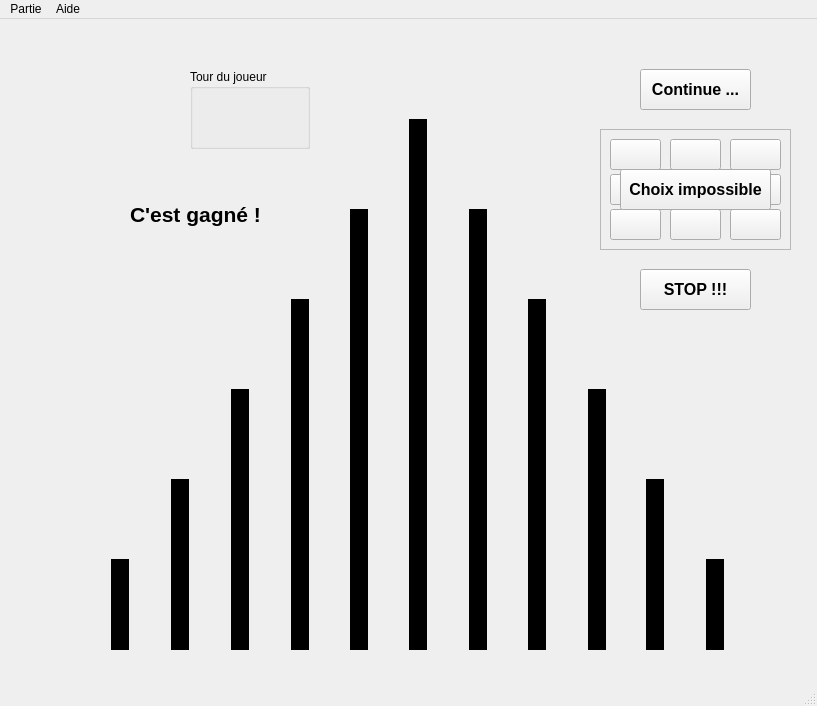
<?xml version="1.0" encoding="UTF-8"?>
<ui version="4.0">
 <author>Matthieu Mureau</author>
 <class>MainWindow</class>
 <widget class="QMainWindow" name="MainWindow">
  <property name="windowModality">
   <enum>Qt::NonModal</enum>
  </property>
  <property name="geometry">
   <rect>
    <x>0</x>
    <y>0</y>
    <width>817</width>
    <height>706</height>
   </rect>
  </property>
  <property name="sizePolicy">
   <sizepolicy hsizetype="Fixed" vsizetype="Fixed">
    <horstretch>0</horstretch>
    <verstretch>0</verstretch>
   </sizepolicy>
  </property>
  <property name="minimumSize">
   <size>
    <width>817</width>
    <height>706</height>
   </size>
  </property>
  <property name="maximumSize">
   <size>
    <width>817</width>
    <height>706</height>
   </size>
  </property>
  <property name="windowTitle">
   <string extracomment="Jeu Can't Stop">Can't Stop</string>
  </property>
  <property name="windowIcon">
   <iconset resource="ressources/images.qrc">
    <normaloff>:/interface/De5.png</normaloff>:/interface/De5.png</iconset>
  </property>
  <property name="animated">
   <bool>true</bool>
  </property>
  <property name="documentMode">
   <bool>false</bool>
  </property>
  <widget class="QWidget" name="centralwidget">
   <property name="autoFillBackground">
    <bool>false</bool>
   </property>
   <widget class="QLabel" name="Plateau">
    <property name="enabled">
     <bool>true</bool>
    </property>
    <property name="geometry">
     <rect>
      <x>0</x>
      <y>0</y>
      <width>821</width>
      <height>661</height>
     </rect>
    </property>
    <property name="text">
     <string/>
    </property>
    <property name="pixmap">
     <pixmap resource="ressources/images.qrc">:/interface/plateau_soft.jpg</pixmap>
    </property>
   </widget>
   <widget class="QLabel" name="DeA">
    <property name="geometry">
     <rect>
      <x>50</x>
      <y>50</y>
      <width>40</width>
      <height>40</height>
     </rect>
    </property>
    <property name="focusPolicy">
     <enum>Qt::NoFocus</enum>
    </property>
    <property name="text">
     <string/>
    </property>
    <property name="pixmap">
     <pixmap resource="ressources/images.qrc">:/interface/De.png</pixmap>
    </property>
    <property name="scaledContents">
     <bool>true</bool>
    </property>
   </widget>
   <widget class="QLabel" name="DeB">
    <property name="geometry">
     <rect>
      <x>50</x>
      <y>110</y>
      <width>40</width>
      <height>40</height>
     </rect>
    </property>
    <property name="text">
     <string/>
    </property>
    <property name="pixmap">
     <pixmap resource="ressources/images.qrc">:/interface/De.png</pixmap>
    </property>
    <property name="scaledContents">
     <bool>true</bool>
    </property>
   </widget>
   <widget class="QLabel" name="DeC">
    <property name="geometry">
     <rect>
      <x>110</x>
      <y>50</y>
      <width>40</width>
      <height>40</height>
     </rect>
    </property>
    <property name="text">
     <string/>
    </property>
    <property name="pixmap">
     <pixmap resource="ressources/images.qrc">:/interface/De.png</pixmap>
    </property>
    <property name="scaledContents">
     <bool>true</bool>
    </property>
   </widget>
   <widget class="QLabel" name="DeD">
    <property name="geometry">
     <rect>
      <x>110</x>
      <y>110</y>
      <width>40</width>
      <height>40</height>
     </rect>
    </property>
    <property name="focusPolicy">
     <enum>Qt::NoFocus</enum>
    </property>
    <property name="text">
     <string/>
    </property>
    <property name="pixmap">
     <pixmap resource="ressources/images.qrc">:/interface/De.png</pixmap>
    </property>
    <property name="scaledContents">
     <bool>true</bool>
    </property>
   </widget>
   <widget class="QPushButton" name="Continue">
    <property name="geometry">
     <rect>
      <x>640</x>
      <y>50</y>
      <width>111</width>
      <height>41</height>
     </rect>
    </property>
    <property name="font">
     <font>
      <pointsize>12</pointsize>
      <weight>75</weight>
      <bold>true</bold>
     </font>
    </property>
    <property name="text">
     <string>Continue ...</string>
    </property>
   </widget>
   <widget class="QPushButton" name="Stop">
    <property name="geometry">
     <rect>
      <x>640</x>
      <y>250</y>
      <width>111</width>
      <height>41</height>
     </rect>
    </property>
    <property name="font">
     <font>
      <pointsize>12</pointsize>
      <weight>75</weight>
      <bold>true</bold>
     </font>
    </property>
    <property name="text">
     <string>STOP !!!</string>
    </property>
   </widget>
   <widget class="QGroupBox" name="groupBox">
    <property name="geometry">
     <rect>
      <x>190</x>
      <y>50</y>
      <width>120</width>
      <height>80</height>
     </rect>
    </property>
    <property name="title">
     <string>Tour du joueur</string>
    </property>
    <widget class="QLabel" name="JoueurCourant">
     <property name="geometry">
      <rect>
       <x>40</x>
       <y>30</y>
       <width>41</width>
       <height>41</height>
      </rect>
     </property>
     <property name="text">
      <string/>
     </property>
     <property name="pixmap">
      <pixmap resource="ressources/images.qrc">:/interface/PionBlanc.png</pixmap>
     </property>
     <property name="scaledContents">
      <bool>true</bool>
     </property>
    </widget>
   </widget>
   <widget class="QFrame" name="frame">
    <property name="geometry">
     <rect>
      <x>600</x>
      <y>110</y>
      <width>191</width>
      <height>121</height>
     </rect>
    </property>
    <property name="frameShape">
     <enum>QFrame::StyledPanel</enum>
    </property>
    <property name="frameShadow">
     <enum>QFrame::Sunken</enum>
    </property>
    <widget class="QPushButton" name="Choix_1_0">
     <property name="geometry">
      <rect>
       <x>70</x>
       <y>10</y>
       <width>51</width>
       <height>31</height>
      </rect>
     </property>
     <property name="font">
      <font>
       <weight>75</weight>
       <bold>true</bold>
      </font>
     </property>
     <property name="text">
      <string/>
     </property>
     <property name="checkable">
      <bool>false</bool>
     </property>
     <property name="checked">
      <bool>false</bool>
     </property>
    </widget>
    <widget class="QPushButton" name="Choix_2_0">
     <property name="geometry">
      <rect>
       <x>70</x>
       <y>45</y>
       <width>51</width>
       <height>31</height>
      </rect>
     </property>
     <property name="font">
      <font>
       <weight>75</weight>
       <bold>true</bold>
      </font>
     </property>
     <property name="text">
      <string/>
     </property>
     <property name="checkable">
      <bool>false</bool>
     </property>
     <property name="checked">
      <bool>false</bool>
     </property>
    </widget>
    <widget class="QPushButton" name="Choix_3_0">
     <property name="geometry">
      <rect>
       <x>70</x>
       <y>80</y>
       <width>51</width>
       <height>31</height>
      </rect>
     </property>
     <property name="font">
      <font>
       <weight>75</weight>
       <bold>true</bold>
      </font>
     </property>
     <property name="text">
      <string/>
     </property>
     <property name="checkable">
      <bool>false</bool>
     </property>
     <property name="checked">
      <bool>false</bool>
     </property>
    </widget>
    <widget class="QPushButton" name="Choix_2_1">
     <property name="geometry">
      <rect>
       <x>10</x>
       <y>45</y>
       <width>51</width>
       <height>31</height>
      </rect>
     </property>
     <property name="font">
      <font>
       <weight>75</weight>
       <bold>true</bold>
      </font>
     </property>
     <property name="text">
      <string/>
     </property>
     <property name="checkable">
      <bool>false</bool>
     </property>
     <property name="checked">
      <bool>false</bool>
     </property>
    </widget>
    <widget class="QPushButton" name="Choix_3_1">
     <property name="geometry">
      <rect>
       <x>10</x>
       <y>80</y>
       <width>51</width>
       <height>31</height>
      </rect>
     </property>
     <property name="font">
      <font>
       <weight>75</weight>
       <bold>true</bold>
      </font>
     </property>
     <property name="text">
      <string/>
     </property>
     <property name="checkable">
      <bool>false</bool>
     </property>
     <property name="checked">
      <bool>false</bool>
     </property>
    </widget>
    <widget class="QPushButton" name="Choix_1_1">
     <property name="geometry">
      <rect>
       <x>10</x>
       <y>10</y>
       <width>51</width>
       <height>31</height>
      </rect>
     </property>
     <property name="font">
      <font>
       <weight>75</weight>
       <bold>true</bold>
      </font>
     </property>
     <property name="text">
      <string/>
     </property>
     <property name="checkable">
      <bool>false</bool>
     </property>
     <property name="checked">
      <bool>false</bool>
     </property>
    </widget>
    <widget class="QPushButton" name="Choix_2_2">
     <property name="geometry">
      <rect>
       <x>130</x>
       <y>45</y>
       <width>51</width>
       <height>31</height>
      </rect>
     </property>
     <property name="font">
      <font>
       <weight>75</weight>
       <bold>true</bold>
      </font>
     </property>
     <property name="text">
      <string/>
     </property>
     <property name="checkable">
      <bool>false</bool>
     </property>
     <property name="checked">
      <bool>false</bool>
     </property>
    </widget>
    <widget class="QPushButton" name="Choix_1_2">
     <property name="geometry">
      <rect>
       <x>130</x>
       <y>10</y>
       <width>51</width>
       <height>31</height>
      </rect>
     </property>
     <property name="font">
      <font>
       <weight>75</weight>
       <bold>true</bold>
      </font>
     </property>
     <property name="text">
      <string/>
     </property>
     <property name="checkable">
      <bool>false</bool>
     </property>
     <property name="checked">
      <bool>false</bool>
     </property>
    </widget>
    <widget class="QPushButton" name="Choix_3_2">
     <property name="geometry">
      <rect>
       <x>130</x>
       <y>80</y>
       <width>51</width>
       <height>31</height>
      </rect>
     </property>
     <property name="font">
      <font>
       <weight>75</weight>
       <bold>true</bold>
      </font>
     </property>
     <property name="text">
      <string/>
     </property>
     <property name="checkable">
      <bool>false</bool>
     </property>
     <property name="checked">
      <bool>false</bool>
     </property>
    </widget>
    <widget class="QPushButton" name="Echec">
     <property name="geometry">
      <rect>
       <x>20</x>
       <y>40</y>
       <width>151</width>
       <height>41</height>
      </rect>
     </property>
     <property name="font">
      <font>
       <pointsize>12</pointsize>
       <weight>75</weight>
       <bold>true</bold>
      </font>
     </property>
     <property name="text">
      <string>Choix impossible</string>
     </property>
    </widget>
   </widget>
   <widget class="QLabel" name="Gagne">
    <property name="enabled">
     <bool>true</bool>
    </property>
    <property name="geometry">
     <rect>
      <x>130</x>
      <y>180</y>
      <width>151</width>
      <height>31</height>
     </rect>
    </property>
    <property name="font">
     <font>
      <pointsize>16</pointsize>
      <weight>75</weight>
      <bold>true</bold>
     </font>
    </property>
    <property name="text">
     <string>C'est gagné !</string>
    </property>
    <property name="textFormat">
     <enum>Qt::RichText</enum>
    </property>
   </widget>
   <widget class="Line" name="Echelle_2">
    <property name="geometry">
     <rect>
      <x>100</x>
      <y>540</y>
      <width>41</width>
      <height>91</height>
     </rect>
    </property>
    <property name="minimumSize">
     <size>
      <width>0</width>
      <height>0</height>
     </size>
    </property>
    <property name="sizeIncrement">
     <size>
      <width>0</width>
      <height>0</height>
     </size>
    </property>
    <property name="frameShadow">
     <enum>QFrame::Plain</enum>
    </property>
    <property name="lineWidth">
     <number>18</number>
    </property>
    <property name="orientation">
     <enum>Qt::Vertical</enum>
    </property>
   </widget>
   <widget class="Line" name="Echelle_3">
    <property name="geometry">
     <rect>
      <x>160</x>
      <y>460</y>
      <width>41</width>
      <height>171</height>
     </rect>
    </property>
    <property name="minimumSize">
     <size>
      <width>0</width>
      <height>0</height>
     </size>
    </property>
    <property name="sizeIncrement">
     <size>
      <width>0</width>
      <height>0</height>
     </size>
    </property>
    <property name="frameShadow">
     <enum>QFrame::Plain</enum>
    </property>
    <property name="lineWidth">
     <number>18</number>
    </property>
    <property name="orientation">
     <enum>Qt::Vertical</enum>
    </property>
   </widget>
   <widget class="Line" name="Echelle_4">
    <property name="geometry">
     <rect>
      <x>220</x>
      <y>370</y>
      <width>41</width>
      <height>261</height>
     </rect>
    </property>
    <property name="minimumSize">
     <size>
      <width>0</width>
      <height>0</height>
     </size>
    </property>
    <property name="sizeIncrement">
     <size>
      <width>0</width>
      <height>0</height>
     </size>
    </property>
    <property name="frameShadow">
     <enum>QFrame::Plain</enum>
    </property>
    <property name="lineWidth">
     <number>18</number>
    </property>
    <property name="orientation">
     <enum>Qt::Vertical</enum>
    </property>
   </widget>
   <widget class="Line" name="Echelle_5">
    <property name="geometry">
     <rect>
      <x>280</x>
      <y>280</y>
      <width>41</width>
      <height>351</height>
     </rect>
    </property>
    <property name="minimumSize">
     <size>
      <width>0</width>
      <height>0</height>
     </size>
    </property>
    <property name="sizeIncrement">
     <size>
      <width>0</width>
      <height>0</height>
     </size>
    </property>
    <property name="frameShadow">
     <enum>QFrame::Plain</enum>
    </property>
    <property name="lineWidth">
     <number>18</number>
    </property>
    <property name="orientation">
     <enum>Qt::Vertical</enum>
    </property>
   </widget>
   <widget class="Line" name="Echelle_6">
    <property name="geometry">
     <rect>
      <x>339</x>
      <y>190</y>
      <width>41</width>
      <height>441</height>
     </rect>
    </property>
    <property name="minimumSize">
     <size>
      <width>0</width>
      <height>0</height>
     </size>
    </property>
    <property name="sizeIncrement">
     <size>
      <width>0</width>
      <height>0</height>
     </size>
    </property>
    <property name="frameShadow">
     <enum>QFrame::Plain</enum>
    </property>
    <property name="lineWidth">
     <number>18</number>
    </property>
    <property name="orientation">
     <enum>Qt::Vertical</enum>
    </property>
   </widget>
   <widget class="Line" name="Echelle_7">
    <property name="geometry">
     <rect>
      <x>398</x>
      <y>100</y>
      <width>41</width>
      <height>531</height>
     </rect>
    </property>
    <property name="minimumSize">
     <size>
      <width>0</width>
      <height>0</height>
     </size>
    </property>
    <property name="sizeIncrement">
     <size>
      <width>0</width>
      <height>0</height>
     </size>
    </property>
    <property name="frameShadow">
     <enum>QFrame::Plain</enum>
    </property>
    <property name="lineWidth">
     <number>18</number>
    </property>
    <property name="orientation">
     <enum>Qt::Vertical</enum>
    </property>
   </widget>
   <widget class="Line" name="Echelle_8">
    <property name="geometry">
     <rect>
      <x>458</x>
      <y>190</y>
      <width>41</width>
      <height>441</height>
     </rect>
    </property>
    <property name="minimumSize">
     <size>
      <width>0</width>
      <height>0</height>
     </size>
    </property>
    <property name="sizeIncrement">
     <size>
      <width>0</width>
      <height>0</height>
     </size>
    </property>
    <property name="frameShadow">
     <enum>QFrame::Plain</enum>
    </property>
    <property name="lineWidth">
     <number>18</number>
    </property>
    <property name="orientation">
     <enum>Qt::Vertical</enum>
    </property>
   </widget>
   <widget class="Line" name="Echelle_9">
    <property name="geometry">
     <rect>
      <x>517</x>
      <y>280</y>
      <width>41</width>
      <height>351</height>
     </rect>
    </property>
    <property name="minimumSize">
     <size>
      <width>0</width>
      <height>0</height>
     </size>
    </property>
    <property name="sizeIncrement">
     <size>
      <width>0</width>
      <height>0</height>
     </size>
    </property>
    <property name="frameShadow">
     <enum>QFrame::Plain</enum>
    </property>
    <property name="lineWidth">
     <number>18</number>
    </property>
    <property name="orientation">
     <enum>Qt::Vertical</enum>
    </property>
   </widget>
   <widget class="Line" name="Echelle_10">
    <property name="geometry">
     <rect>
      <x>577</x>
      <y>370</y>
      <width>41</width>
      <height>261</height>
     </rect>
    </property>
    <property name="minimumSize">
     <size>
      <width>0</width>
      <height>0</height>
     </size>
    </property>
    <property name="sizeIncrement">
     <size>
      <width>0</width>
      <height>0</height>
     </size>
    </property>
    <property name="frameShadow">
     <enum>QFrame::Plain</enum>
    </property>
    <property name="lineWidth">
     <number>18</number>
    </property>
    <property name="orientation">
     <enum>Qt::Vertical</enum>
    </property>
   </widget>
   <widget class="Line" name="Echelle_11">
    <property name="geometry">
     <rect>
      <x>635</x>
      <y>460</y>
      <width>41</width>
      <height>171</height>
     </rect>
    </property>
    <property name="minimumSize">
     <size>
      <width>0</width>
      <height>0</height>
     </size>
    </property>
    <property name="sizeIncrement">
     <size>
      <width>0</width>
      <height>0</height>
     </size>
    </property>
    <property name="frameShadow">
     <enum>QFrame::Plain</enum>
    </property>
    <property name="lineWidth">
     <number>18</number>
    </property>
    <property name="orientation">
     <enum>Qt::Vertical</enum>
    </property>
   </widget>
   <widget class="Line" name="Echelle_12">
    <property name="geometry">
     <rect>
      <x>695</x>
      <y>540</y>
      <width>41</width>
      <height>91</height>
     </rect>
    </property>
    <property name="minimumSize">
     <size>
      <width>0</width>
      <height>0</height>
     </size>
    </property>
    <property name="sizeIncrement">
     <size>
      <width>0</width>
      <height>0</height>
     </size>
    </property>
    <property name="frameShadow">
     <enum>QFrame::Plain</enum>
    </property>
    <property name="lineWidth">
     <number>18</number>
    </property>
    <property name="orientation">
     <enum>Qt::Vertical</enum>
    </property>
   </widget>
   <zorder>Plateau</zorder>
   <zorder>DeA</zorder>
   <zorder>DeB</zorder>
   <zorder>DeC</zorder>
   <zorder>DeD</zorder>
   <zorder>Continue</zorder>
   <zorder>Stop</zorder>
   <zorder>frame</zorder>
   <zorder>Gagne</zorder>
   <zorder>Echelle_2</zorder>
   <zorder>Echelle_3</zorder>
   <zorder>Echelle_4</zorder>
   <zorder>Echelle_5</zorder>
   <zorder>Echelle_6</zorder>
   <zorder>Echelle_8</zorder>
   <zorder>Echelle_9</zorder>
   <zorder>Echelle_10</zorder>
   <zorder>Echelle_11</zorder>
   <zorder>Echelle_12</zorder>
   <zorder>Echelle_7</zorder>
   <zorder>groupBox</zorder>
  </widget>
  <widget class="QMenuBar" name="menubar">
   <property name="geometry">
    <rect>
     <x>0</x>
     <y>0</y>
     <width>817</width>
     <height>21</height>
    </rect>
   </property>
   <widget class="QMenu" name="menuPartie">
    <property name="title">
     <string>Partie</string>
    </property>
    <widget class="QMenu" name="menuApparence">
     <property name="title">
      <string>Apparence</string>
     </property>
     <addaction name="actionAppSoft"/>
     <addaction name="actionAppCouleur"/>
     <addaction name="actionAppBois"/>
    </widget>
    <addaction name="actionNouvellePartie"/>
    <addaction name="menuApparence"/>
    <addaction name="separator"/>
    <addaction name="actionQuitter"/>
   </widget>
   <widget class="QMenu" name="menuAide">
    <property name="sizeIncrement">
     <size>
      <width>0</width>
      <height>0</height>
     </size>
    </property>
    <property name="title">
     <string>Aide</string>
    </property>
    <addaction name="actionRegles"/>
    <addaction name="actionA_propos"/>
   </widget>
   <addaction name="menuPartie"/>
   <addaction name="menuAide"/>
  </widget>
  <widget class="QStatusBar" name="statusbar"/>
  <action name="actionQuitter">
   <property name="text">
    <string>Quitter</string>
   </property>
  </action>
  <action name="actionRegles">
   <property name="enabled">
    <bool>true</bool>
   </property>
   <property name="text">
    <string>Règles</string>
   </property>
  </action>
  <action name="actionA_propos">
   <property name="enabled">
    <bool>true</bool>
   </property>
   <property name="text">
    <string>A propos...</string>
   </property>
  </action>
  <action name="actionAppSoft">
   <property name="checkable">
    <bool>true</bool>
   </property>
   <property name="text">
    <string>Soft</string>
   </property>
   <property name="shortcut">
    <string>Ctrl+7</string>
   </property>
  </action>
  <action name="actionAppCouleur">
   <property name="checkable">
    <bool>true</bool>
   </property>
   <property name="text">
    <string>Couleur</string>
   </property>
   <property name="shortcut">
    <string>Ctrl+8</string>
   </property>
  </action>
  <action name="actionAppBois">
   <property name="checkable">
    <bool>true</bool>
   </property>
   <property name="text">
    <string>Bois</string>
   </property>
   <property name="shortcut">
    <string>Ctrl+9</string>
   </property>
  </action>
  <action name="actionNouvellePartie">
   <property name="text">
    <string>Nouvelle partie</string>
   </property>
  </action>
 </widget>
 <resources>
  <include location="ressources/images.qrc"/>
  <include location="../../../../Users/mmureau/.designer/backup/ressources/images.qrc"/>
 </resources>
 <connections/>
</ui>
